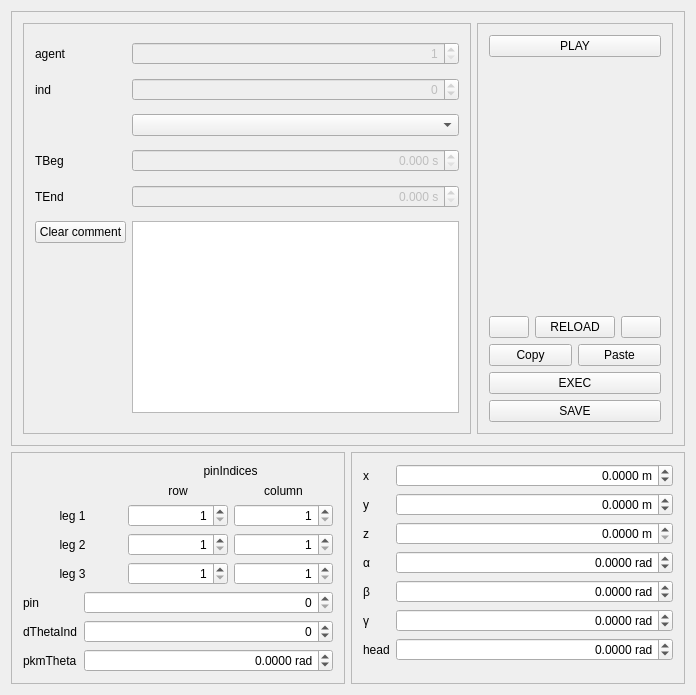
<?xml version="1.0" encoding="UTF-8"?>
<ui version="4.0">
 <class>wgt_planClass</class>
 <widget class="QWidget" name="wgt_planClass">
  <property name="geometry">
   <rect>
    <x>0</x>
    <y>0</y>
    <width>696</width>
    <height>695</height>
   </rect>
  </property>
  <property name="minimumSize">
   <size>
    <width>538</width>
    <height>100</height>
   </size>
  </property>
  <property name="windowTitle">
   <string>wgt_plan</string>
  </property>
  <layout class="QVBoxLayout" name="verticalLayout">
   <item>
    <widget class="QFrame" name="upper_frame">
     <property name="frameShape">
      <enum>QFrame::StyledPanel</enum>
     </property>
     <property name="frameShadow">
      <enum>QFrame::Raised</enum>
     </property>
     <layout class="QHBoxLayout" name="horizontalLayout_3">
      <item>
       <widget class="QFrame" name="planItem_frame">
        <property name="frameShape">
         <enum>QFrame::StyledPanel</enum>
        </property>
        <property name="frameShadow">
         <enum>QFrame::Raised</enum>
        </property>
        <layout class="QFormLayout" name="formLayout">
         <property name="fieldGrowthPolicy">
          <enum>QFormLayout::AllNonFixedFieldsGrow</enum>
         </property>
         <item row="0" column="0">
          <widget class="QLabel" name="label">
           <property name="text">
            <string>agent</string>
           </property>
          </widget>
         </item>
         <item row="0" column="1">
          <widget class="QSpinBox" name="agent_input">
           <property name="enabled">
            <bool>false</bool>
           </property>
           <property name="alignment">
            <set>Qt::AlignRight|Qt::AlignTrailing|Qt::AlignVCenter</set>
           </property>
           <property name="minimum">
            <number>1</number>
           </property>
           <property name="maximum">
            <number>2</number>
           </property>
          </widget>
         </item>
         <item row="1" column="0">
          <widget class="QLabel" name="label_4">
           <property name="text">
            <string>ind</string>
           </property>
          </widget>
         </item>
         <item row="1" column="1">
          <widget class="QSpinBox" name="ind_input">
           <property name="enabled">
            <bool>false</bool>
           </property>
           <property name="alignment">
            <set>Qt::AlignRight|Qt::AlignTrailing|Qt::AlignVCenter</set>
           </property>
           <property name="minimum">
            <number>-999999999</number>
           </property>
           <property name="maximum">
            <number>999999999</number>
           </property>
          </widget>
         </item>
         <item row="2" column="0">
          <spacer name="horizontalSpacer">
           <property name="orientation">
            <enum>Qt::Horizontal</enum>
           </property>
           <property name="sizeHint" stdset="0">
            <size>
             <width>40</width>
             <height>20</height>
            </size>
           </property>
          </spacer>
         </item>
         <item row="3" column="0">
          <widget class="QLabel" name="label_2">
           <property name="toolTip">
            <string>Time to begin</string>
           </property>
           <property name="text">
            <string>TBeg</string>
           </property>
          </widget>
         </item>
         <item row="3" column="1">
          <widget class="QDoubleSpinBox" name="TBeg_input">
           <property name="enabled">
            <bool>false</bool>
           </property>
           <property name="alignment">
            <set>Qt::AlignRight|Qt::AlignTrailing|Qt::AlignVCenter</set>
           </property>
           <property name="suffix">
            <string> s</string>
           </property>
           <property name="decimals">
            <number>3</number>
           </property>
           <property name="maximum">
            <double>999999999.000000000000000</double>
           </property>
          </widget>
         </item>
         <item row="4" column="0">
          <widget class="QLabel" name="label_3">
           <property name="toolTip">
            <string>Time to end</string>
           </property>
           <property name="text">
            <string>TEnd</string>
           </property>
          </widget>
         </item>
         <item row="4" column="1">
          <widget class="QDoubleSpinBox" name="TEnd_input">
           <property name="enabled">
            <bool>false</bool>
           </property>
           <property name="alignment">
            <set>Qt::AlignRight|Qt::AlignTrailing|Qt::AlignVCenter</set>
           </property>
           <property name="suffix">
            <string> s</string>
           </property>
           <property name="decimals">
            <number>3</number>
           </property>
           <property name="maximum">
            <double>999999999.000000000000000</double>
           </property>
           <property name="singleStep">
            <double>0.200000000000000</double>
           </property>
          </widget>
         </item>
         <item row="5" column="1">
          <widget class="QPlainTextEdit" name="comment_input">
           <property name="toolTip">
            <string>Comment</string>
           </property>
          </widget>
         </item>
         <item row="5" column="0">
          <widget class="QPushButton" name="pushbutton_clearComment">
           <property name="text">
            <string>Clear comment</string>
           </property>
          </widget>
         </item>
         <item row="2" column="1">
          <widget class="QComboBox" name="poseType_input"/>
         </item>
        </layout>
       </widget>
      </item>
      <item>
       <widget class="QFrame" name="navigation_frame">
        <property name="sizePolicy">
         <sizepolicy hsizetype="Preferred" vsizetype="Minimum">
          <horstretch>0</horstretch>
          <verstretch>0</verstretch>
         </sizepolicy>
        </property>
        <property name="frameShape">
         <enum>QFrame::StyledPanel</enum>
        </property>
        <property name="frameShadow">
         <enum>QFrame::Raised</enum>
        </property>
        <layout class="QVBoxLayout" name="verticalLayout_2">
         <item>
          <widget class="QPushButton" name="pushButton_play">
           <property name="toolTip">
            <string>Start automatic execution</string>
           </property>
           <property name="text">
            <string>PLAY</string>
           </property>
          </widget>
         </item>
         <item>
          <spacer name="verticalSpacer">
           <property name="orientation">
            <enum>Qt::Vertical</enum>
           </property>
           <property name="sizeHint" stdset="0">
            <size>
             <width>20</width>
             <height>40</height>
            </size>
           </property>
          </spacer>
         </item>
         <item>
          <layout class="QHBoxLayout" name="horizontalLayout">
           <item>
            <widget class="QPushButton" name="pushButton_prev">
             <property name="toolTip">
              <string>Skip to previous state</string>
             </property>
            </widget>
           </item>
           <item>
            <widget class="QPushButton" name="pushButton_reload">
             <property name="toolTip">
              <string>Reload current pose to original</string>
             </property>
             <property name="text">
              <string>RELOAD</string>
             </property>
            </widget>
           </item>
           <item>
            <widget class="QPushButton" name="pushButton_next">
             <property name="toolTip">
              <string>Skip to next state</string>
             </property>
            </widget>
           </item>
          </layout>
         </item>
         <item>
          <layout class="QHBoxLayout" name="horizontalLayout_2">
           <item>
            <widget class="QPushButton" name="pushbutton_copy">
             <property name="toolTip">
              <string>Copy current pose to clipboard</string>
             </property>
             <property name="text">
              <string>Copy</string>
             </property>
             <property name="shortcut">
              <string>Ctrl+C</string>
             </property>
            </widget>
           </item>
           <item>
            <widget class="QPushButton" name="pushbutton_paste">
             <property name="toolTip">
              <string>Paste from clipboard</string>
             </property>
             <property name="text">
              <string>Paste</string>
             </property>
             <property name="shortcut">
              <string>Ctrl+V</string>
             </property>
            </widget>
           </item>
          </layout>
         </item>
         <item>
          <widget class="QPushButton" name="pushButton_exec">
           <property name="toolTip">
            <string>Execute current pose</string>
           </property>
           <property name="text">
            <string>EXEC</string>
           </property>
          </widget>
         </item>
         <item>
          <widget class="QPushButton" name="pushButton_save">
           <property name="toolTip">
            <string>Save to file</string>
           </property>
           <property name="text">
            <string>SAVE</string>
           </property>
          </widget>
         </item>
        </layout>
       </widget>
      </item>
     </layout>
    </widget>
   </item>
   <item>
    <layout class="QHBoxLayout" name="horizontalLayout_4">
     <item>
      <widget class="QFrame" name="mbase_frame">
       <property name="frameShape">
        <enum>QFrame::StyledPanel</enum>
       </property>
       <property name="frameShadow">
        <enum>QFrame::Raised</enum>
       </property>
       <layout class="QVBoxLayout" name="verticalLayout_3">
        <item>
         <layout class="QGridLayout" name="gridLayout">
          <item row="4" column="1">
           <widget class="QLabel" name="label_13">
            <property name="text">
             <string>row</string>
            </property>
            <property name="alignment">
             <set>Qt::AlignCenter</set>
            </property>
           </widget>
          </item>
          <item row="4" column="2">
           <widget class="QLabel" name="label_12">
            <property name="text">
             <string>column</string>
            </property>
            <property name="alignment">
             <set>Qt::AlignCenter</set>
            </property>
           </widget>
          </item>
          <item row="5" column="1">
           <widget class="QSpinBox" name="row1_input">
            <property name="alignment">
             <set>Qt::AlignRight|Qt::AlignTrailing|Qt::AlignVCenter</set>
            </property>
            <property name="minimum">
             <number>1</number>
            </property>
            <property name="maximum">
             <number>7</number>
            </property>
           </widget>
          </item>
          <item row="5" column="2">
           <widget class="QSpinBox" name="column1_input">
            <property name="alignment">
             <set>Qt::AlignRight|Qt::AlignTrailing|Qt::AlignVCenter</set>
            </property>
            <property name="minimum">
             <number>1</number>
            </property>
            <property name="maximum">
             <number>8</number>
            </property>
           </widget>
          </item>
          <item row="6" column="1">
           <widget class="QSpinBox" name="row2_input">
            <property name="alignment">
             <set>Qt::AlignRight|Qt::AlignTrailing|Qt::AlignVCenter</set>
            </property>
            <property name="minimum">
             <number>1</number>
            </property>
            <property name="maximum">
             <number>7</number>
            </property>
           </widget>
          </item>
          <item row="6" column="2">
           <widget class="QSpinBox" name="column2_input">
            <property name="alignment">
             <set>Qt::AlignRight|Qt::AlignTrailing|Qt::AlignVCenter</set>
            </property>
            <property name="minimum">
             <number>1</number>
            </property>
            <property name="maximum">
             <number>8</number>
            </property>
           </widget>
          </item>
          <item row="7" column="1">
           <widget class="QSpinBox" name="row3_input">
            <property name="alignment">
             <set>Qt::AlignRight|Qt::AlignTrailing|Qt::AlignVCenter</set>
            </property>
            <property name="minimum">
             <number>1</number>
            </property>
            <property name="maximum">
             <number>7</number>
            </property>
           </widget>
          </item>
          <item row="7" column="2">
           <widget class="QSpinBox" name="column3_input">
            <property name="alignment">
             <set>Qt::AlignRight|Qt::AlignTrailing|Qt::AlignVCenter</set>
            </property>
            <property name="minimum">
             <number>1</number>
            </property>
            <property name="maximum">
             <number>8</number>
            </property>
           </widget>
          </item>
          <item row="3" column="1" colspan="2">
           <widget class="QLabel" name="label_14">
            <property name="text">
             <string>pinIndices</string>
            </property>
            <property name="alignment">
             <set>Qt::AlignCenter</set>
            </property>
           </widget>
          </item>
          <item row="5" column="0">
           <widget class="QLabel" name="label_15">
            <property name="text">
             <string>leg 1</string>
            </property>
            <property name="alignment">
             <set>Qt::AlignCenter</set>
            </property>
           </widget>
          </item>
          <item row="6" column="0">
           <widget class="QLabel" name="label_16">
            <property name="text">
             <string>leg 2</string>
            </property>
            <property name="alignment">
             <set>Qt::AlignCenter</set>
            </property>
           </widget>
          </item>
          <item row="7" column="0">
           <widget class="QLabel" name="label_17">
            <property name="text">
             <string>leg 3</string>
            </property>
            <property name="alignment">
             <set>Qt::AlignCenter</set>
            </property>
           </widget>
          </item>
         </layout>
        </item>
        <item>
         <layout class="QFormLayout" name="formLayout_3">
          <item row="0" column="0">
           <widget class="QLabel" name="label_18">
            <property name="toolTip">
             <string>Leg around which to rotate</string>
            </property>
            <property name="text">
             <string>pin</string>
            </property>
           </widget>
          </item>
          <item row="0" column="1">
           <widget class="QSpinBox" name="pin_input">
            <property name="alignment">
             <set>Qt::AlignRight|Qt::AlignTrailing|Qt::AlignVCenter</set>
            </property>
            <property name="maximum">
             <number>3</number>
            </property>
           </widget>
          </item>
          <item row="1" column="0">
           <widget class="QLabel" name="label_19">
            <property name="toolTip">
             <string>Rotation around leg</string>
            </property>
            <property name="text">
             <string>dThetaInd</string>
            </property>
           </widget>
          </item>
          <item row="1" column="1">
           <widget class="QSpinBox" name="dThetaInd_input">
            <property name="toolTip">
             <string>Rotation around leg</string>
            </property>
            <property name="alignment">
             <set>Qt::AlignRight|Qt::AlignTrailing|Qt::AlignVCenter</set>
            </property>
            <property name="minimum">
             <number>-5</number>
            </property>
            <property name="maximum">
             <number>5</number>
            </property>
           </widget>
          </item>
          <item row="2" column="1">
           <widget class="QDoubleSpinBox" name="pkmTheta_input">
            <property name="alignment">
             <set>Qt::AlignRight|Qt::AlignTrailing|Qt::AlignVCenter</set>
            </property>
            <property name="keyboardTracking">
             <bool>false</bool>
            </property>
            <property name="suffix">
             <string> rad</string>
            </property>
            <property name="decimals">
             <number>4</number>
            </property>
            <property name="minimum">
             <double>-15.000000000000000</double>
            </property>
            <property name="maximum">
             <double>15.000000000000000</double>
            </property>
            <property name="singleStep">
             <double>0.010000000000000</double>
            </property>
            <property name="value">
             <double>0.000000000000000</double>
            </property>
           </widget>
          </item>
          <item row="2" column="0">
           <widget class="QLabel" name="label_20">
            <property name="toolTip">
             <string>PKM-vs-BASE pose</string>
            </property>
            <property name="text">
             <string>pkmTheta</string>
            </property>
           </widget>
          </item>
         </layout>
        </item>
       </layout>
      </widget>
     </item>
     <item>
      <widget class="QFrame" name="pkm_frame">
       <property name="frameShape">
        <enum>QFrame::StyledPanel</enum>
       </property>
       <property name="frameShadow">
        <enum>QFrame::Raised</enum>
       </property>
       <layout class="QFormLayout" name="formLayout_2">
        <property name="fieldGrowthPolicy">
         <enum>QFormLayout::AllNonFixedFieldsGrow</enum>
        </property>
        <item row="0" column="0">
         <widget class="QLabel" name="label_5">
          <property name="text">
           <string>x</string>
          </property>
         </widget>
        </item>
        <item row="0" column="1">
         <widget class="QDoubleSpinBox" name="x_input">
          <property name="layoutDirection">
           <enum>Qt::LeftToRight</enum>
          </property>
          <property name="alignment">
           <set>Qt::AlignRight|Qt::AlignTrailing|Qt::AlignVCenter</set>
          </property>
          <property name="keyboardTracking">
           <bool>false</bool>
          </property>
          <property name="suffix">
           <string> m</string>
          </property>
          <property name="decimals">
           <number>4</number>
          </property>
          <property name="minimum">
           <double>-1.000000000000000</double>
          </property>
          <property name="maximum">
           <double>1.000000000000000</double>
          </property>
          <property name="singleStep">
           <double>0.002500000000000</double>
          </property>
         </widget>
        </item>
        <item row="1" column="0">
         <widget class="QLabel" name="label_6">
          <property name="text">
           <string>y</string>
          </property>
         </widget>
        </item>
        <item row="1" column="1">
         <widget class="QDoubleSpinBox" name="y_input">
          <property name="alignment">
           <set>Qt::AlignRight|Qt::AlignTrailing|Qt::AlignVCenter</set>
          </property>
          <property name="keyboardTracking">
           <bool>false</bool>
          </property>
          <property name="suffix">
           <string> m</string>
          </property>
          <property name="decimals">
           <number>4</number>
          </property>
          <property name="minimum">
           <double>-1.000000000000000</double>
          </property>
          <property name="maximum">
           <double>1.000000000000000</double>
          </property>
          <property name="singleStep">
           <double>0.002500000000000</double>
          </property>
         </widget>
        </item>
        <item row="2" column="0">
         <widget class="QLabel" name="label_7">
          <property name="text">
           <string>z</string>
          </property>
         </widget>
        </item>
        <item row="2" column="1">
         <widget class="QDoubleSpinBox" name="z_input">
          <property name="alignment">
           <set>Qt::AlignRight|Qt::AlignTrailing|Qt::AlignVCenter</set>
          </property>
          <property name="keyboardTracking">
           <bool>false</bool>
          </property>
          <property name="suffix">
           <string> m</string>
          </property>
          <property name="decimals">
           <number>4</number>
          </property>
          <property name="maximum">
           <double>1.000000000000000</double>
          </property>
          <property name="singleStep">
           <double>0.002500000000000</double>
          </property>
         </widget>
        </item>
        <item row="3" column="0">
         <widget class="QLabel" name="label_8">
          <property name="text">
           <string>α</string>
          </property>
         </widget>
        </item>
        <item row="3" column="1">
         <widget class="QDoubleSpinBox" name="alpha_input">
          <property name="alignment">
           <set>Qt::AlignRight|Qt::AlignTrailing|Qt::AlignVCenter</set>
          </property>
          <property name="keyboardTracking">
           <bool>false</bool>
          </property>
          <property name="suffix">
           <string> rad</string>
          </property>
          <property name="decimals">
           <number>4</number>
          </property>
          <property name="minimum">
           <double>-10.000000000000000</double>
          </property>
          <property name="maximum">
           <double>10.000000000000000</double>
          </property>
          <property name="singleStep">
           <double>0.001000000000000</double>
          </property>
         </widget>
        </item>
        <item row="4" column="0">
         <widget class="QLabel" name="label_9">
          <property name="toolTip">
           <string>The Moog motor</string>
          </property>
          <property name="text">
           <string>β</string>
          </property>
         </widget>
        </item>
        <item row="5" column="0">
         <widget class="QLabel" name="label_10">
          <property name="text">
           <string>γ</string>
          </property>
         </widget>
        </item>
        <item row="4" column="1">
         <widget class="QDoubleSpinBox" name="beta_input">
          <property name="alignment">
           <set>Qt::AlignRight|Qt::AlignTrailing|Qt::AlignVCenter</set>
          </property>
          <property name="keyboardTracking">
           <bool>false</bool>
          </property>
          <property name="suffix">
           <string> rad</string>
          </property>
          <property name="decimals">
           <number>4</number>
          </property>
          <property name="minimum">
           <double>-4.000000000000000</double>
          </property>
          <property name="maximum">
           <double>4.000000000000000</double>
          </property>
          <property name="singleStep">
           <double>0.001000000000000</double>
          </property>
         </widget>
        </item>
        <item row="5" column="1">
         <widget class="QDoubleSpinBox" name="gamma_input">
          <property name="alignment">
           <set>Qt::AlignRight|Qt::AlignTrailing|Qt::AlignVCenter</set>
          </property>
          <property name="keyboardTracking">
           <bool>false</bool>
          </property>
          <property name="suffix">
           <string> rad</string>
          </property>
          <property name="decimals">
           <number>4</number>
          </property>
          <property name="minimum">
           <double>-4.000000000000000</double>
          </property>
          <property name="maximum">
           <double>4.000000000000000</double>
          </property>
          <property name="singleStep">
           <double>0.050000000000000</double>
          </property>
         </widget>
        </item>
        <item row="6" column="0">
         <widget class="QLabel" name="label_11">
          <property name="toolTip">
           <string>Head pose</string>
          </property>
          <property name="text">
           <string>head</string>
          </property>
         </widget>
        </item>
        <item row="6" column="1">
         <widget class="QDoubleSpinBox" name="head_input">
          <property name="alignment">
           <set>Qt::AlignRight|Qt::AlignTrailing|Qt::AlignVCenter</set>
          </property>
          <property name="keyboardTracking">
           <bool>false</bool>
          </property>
          <property name="suffix">
           <string> rad</string>
          </property>
          <property name="decimals">
           <number>4</number>
          </property>
          <property name="minimum">
           <double>-4.000000000000000</double>
          </property>
          <property name="maximum">
           <double>4.000000000000000</double>
          </property>
          <property name="singleStep">
           <double>0.001000000000000</double>
          </property>
         </widget>
        </item>
       </layout>
      </widget>
     </item>
    </layout>
   </item>
  </layout>
 </widget>
 <layoutdefault spacing="6" margin="11"/>
 <resources/>
 <connections/>
</ui>
